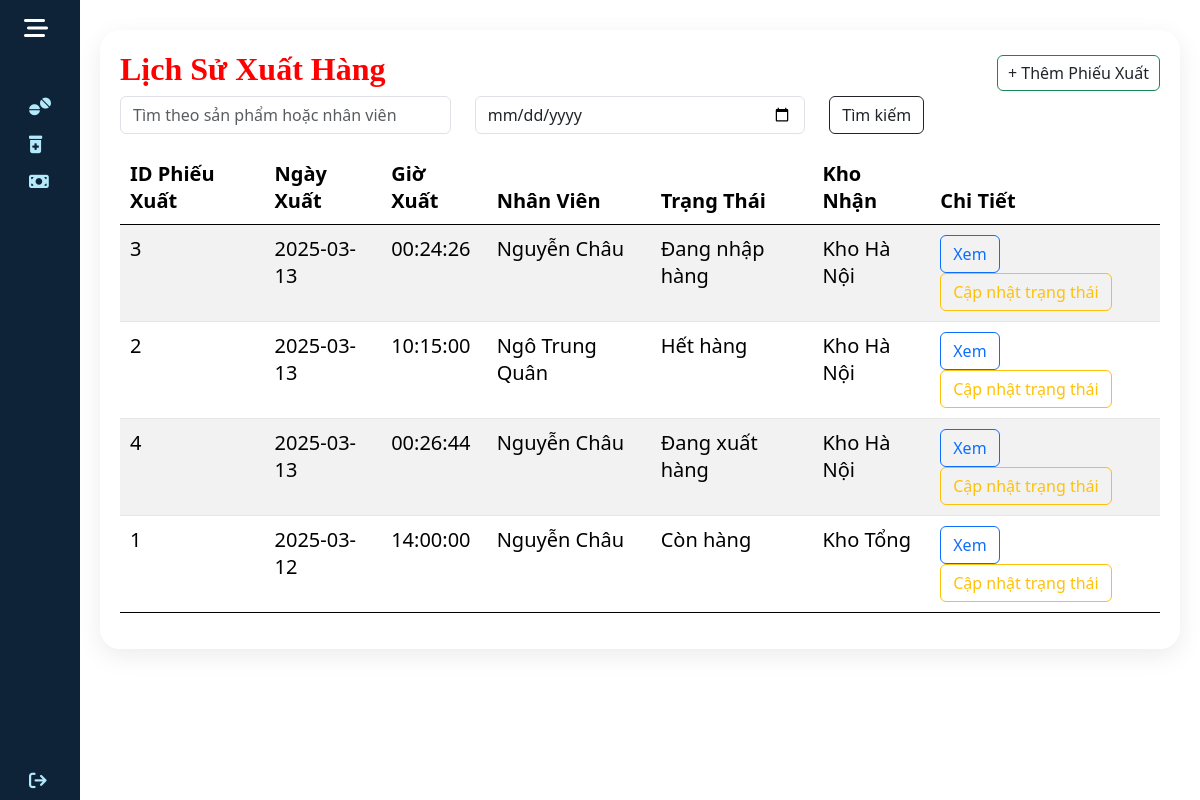
/nhanvien/quan_ly_nhap_xuat/lich_su_xuat.php, run on the app's committed database.
### tables this page shows
CREATE TABLE `phieu_xuat` (
  `PX_ID` int(11) NOT NULL,
  `PX_NgayXuat` date NOT NULL,
  `PX_GioXuat` time NOT NULL,
  `PX_NgayHoanThanh` date NOT NULL,
  `TT_ID` int(11) DEFAULT NULL,
  `NV_ID` int(11) DEFAULT NULL,
  `KHO_ID` int(11) NOT NULL
);

CREATE TABLE `nhan_vien` (
  `NV_ID` int(11) NOT NULL,
  `NV_HoTen` varchar(255) NOT NULL,
  `NV_GioiTinh` varchar(10) NOT NULL,
  `NV_Email` varchar(255) NOT NULL,
  `NV_SDT` varchar(20) NOT NULL,
  `TK_ID` int(11) DEFAULT NULL,
  `KHO_ID` int(11) NOT NULL
);

CREATE TABLE `trang_thai` (
  `TT_ID` int(11) NOT NULL,
  `TT_Ten` varchar(100) NOT NULL
);

CREATE TABLE `kho_hang` (
  `KHO_ID` int(11) NOT NULL,
  `KHO_Ten` varchar(255) NOT NULL,
  `KHO_SoLuong` int(11) NOT NULL,
  `KHO_DienTich` decimal(10,2) NOT NULL,
  `KHO_DiaChi` text NOT NULL,
  `TT_ID` int(11) DEFAULT NULL
);

### nhanvien/quan_ly_nhap_xuat/lich_su_xuat.php (the view, shortened to what this page needs)
<?php
    require_once '../blocks/head.php';
    $servername = "localhost";
    $username = "TK_TenDangNhap";
    $password = "TK_MatKhau";
    $dbname = "qlkhohang";
    $connection = new mysqli($servername, $username, $password, $dbname);
    $search = isset($_GET['search']) ? $_GET['search'] : '';
    $date_filter = isset($_GET['date_filter']) ? $_GET['date_filter'] : '';
    $sql = "SELECT phieu_xuat.PX_ID, phieu_xuat.PX_NgayXuat, phieu_xuat.PX_GioXuat,
    nhan_vien.NV_HoTen, trang_thai.TT_Ten, kho_hang.KHO_Ten
    FROM phieu_xuat
    LEFT JOIN nhan_vien ON phieu_xuat.NV_ID = nhan_vien.NV_ID
    LEFT JOIN trang_thai ON phieu_xuat.TT_ID = trang_thai.TT_ID
    LEFT JOIN kho_hang ON phieu_xuat.KHO_ID = kho_hang.KHO_ID
    WHERE (phieu_xuat.PX_NgayXuat LIKE '%$search%'
    OR nhan_vien.NV_HoTen LIKE '%$search%'
    OR EXISTS (SELECT 1 FROM chi_tiet_phieu_xuat ctpn2
            JOIN san_pham sp ON ctpn2.SP_ID = sp.SP_ID
            WHERE ctpn2.PX_ID = phieu_xuat.PX_ID AND sp.SP_Ten LIKE '%$search%'))";
    $sql .= " GROUP BY phieu_xuat.PX_ID ORDER BY phieu_xuat.PX_NgayXuat DESC";
    $result = $connection->query($sql);
?>
<!DOCTYPE html>
<html>
    <body>
        <div class="wrapper">
            <?php include '../blocks/sidebar.php'; ?>
            <div class="main">
                <div class="tkad">
                    <div class="dstaikhoan">
                        <div class="tktenmuc d-flex justify-content-between align-items-center">
                            <h2>Lịch Sử Xuất Hàng</h2>
                            <a href="xuathang_them.php" class="btn btn-success">+ Thêm Phiếu Xuất</a>
                        </div>
                        <form action="" method="GET" class="search-form">
                            <div class="row">
                                <div class="col">
                                    <input type="text" name="search" class="form-control" placeholder="Tìm theo sản phẩm hoặc nhân viên" value="<?php echo htmlspecialchars($search); ?>">
                                </div>
                                <div class="col">
                                    <input type="date" name="date_filter" class="form-control" value="<?php echo htmlspecialchars($date_filter); ?>">
                                </div>
                                <div class="col">
                                    <button type="submit" class="btn btn-outline-dark">Tìm kiếm</button>
                                </div>
                            </div>
                        </form>
                        <table class="table table-striped mt-3">
                            <thead>
                                <tr>
                                    <td>ID Phiếu Xuất</td>
                                    <td>Ngày Xuất</td>
                                    <td>Giờ Xuất</td>
                                    <td>Nhân Viên</td>
                                    <td>Trạng Thái</td>
                                    <td>Kho Nhận</td>
                                    <td>Chi Tiết</td>
                                </tr>
                            </thead>
                            <tbody>
                                <?php
                                if ($result->num_rows > 0) {
                                    while ($row = $result->fetch_assoc()) {
                                        echo "
                                        <tr>
                                            <td>{$row['PX_ID']}</td>
                                            <td>{$row['PX_NgayXuat']}</td>
                                            <td>{$row['PX_GioXuat']}</td>
                                            <td>{$row['NV_HoTen']}</td>
                                            <td>{$row['TT_Ten']}</td>
                                            <td>{$row['KHO_Ten']}</td>
                                            <td>
                                                <a href='chitiet_xuat.php?PX_ID={$row['PX_ID']}' class='btn btn-outline-primary'>Xem</a>
                                                <a href='capnhat_trang_thai.php?PX_ID={$row['PX_ID']}' class='btn btn-outline-warning'>Cập nhật trạng thái</a>
                                            </td>
                                        </tr>
                                        ";
                                    }
                                } else {
                                    echo "<tr><td colspan='8'>Không có dữ liệu</td></tr>";
                                }
                                ?>
                            </tbody>
                        </table>
                    </div>
                </div>
            </div>
        </div>
    </body>
</html>

### nhanvien/blocks/head.php (shortened to what this page needs)
<head>
    <link href="https://cdn.lineicons.com/4.0/lineicons.css" rel="stylesheet" />
    <link href="https://cdn.jsdelivr.net/npm/bootstrap@5.3.3/dist/css/bootstrap.min.css" rel="stylesheet">
    <link rel="stylesheet" href="../stylead.css">
    <link href="https://cdnjs.cloudflare.com/ajax/libs/font-awesome/6.5.2/css/all.min.css" rel="stylesheet" />
    <link rel="stylesheet" href="https://cdn.jsdelivr.net/npm/bootstrap@5.3.3/dist/css/bootstrap.min.css">
</head>

### nhanvien/blocks/sidebar.php (shortened to what this page needs)
<aside id="sidebar">
    <div class="d-flex">
        <button class="toggle-btn" type="button">
            <i class="fa-solid fa-bars-staggered"></i>
        </button>
    </div>
    <ul class="sidebar-nav">
        <li class="sidebar-item"><a href="/qlkhohang/nhanvien/san_pham/sp.php" class="sidebar-link"><i class="fa-solid fa-tablets"></i><span>Sản Phẩm</span></a></li>
        <li class="sidebar-item"><a href="/qlkhohang/nhanvien/quan_ly_nhap_xuat/lich_su_nhap.php" class="sidebar-link"><i class="fa-solid fa-prescription-bottle-medical"></i><span>Nhập Hàng</span></a></li>
        <li class="sidebar-item"><a href="/qlkhohang/nhanvien/quan_ly_nhap_xuat/lich_su_xuat.php" class="sidebar-link"><i class="fa-solid fa-money-bill"></i><span>Xuất Hàng</span></a></li>
    </ul>
    <div class="sidebar-footer">
        <a href="/qlkhohang/login.php" class="sidebar-link"><i class="fa-solid fa-arrow-right-from-bracket"></i> <span>Đăng Xuất</span></a>
    </div>
</aside>

### nhanvien/stylead.css (style rules this page uses)
* { margin: 0; padding: 0; box-sizing: border-box; }
.tkad { position: relative; width: 100%; padding: 20px; display: grid; grid-gap: 30px; margin-top: 10px; }
.tkad .dstaikhoan { position: relative; display: grid; min-height: 500px; background: var(--white); padding: 20px; box-shadow: 0 7px 25px rgba(0, 0, 0, 0.08); border-radius: 20px; }
.tkad .tktenmuc { display: flex; justify-content: space-between; align-items: flex-start; }
.tktenmuc h2 { font-family: 'Times New Roman', Times, serif; font-weight: 600; color: red; }
.tktenmuc .btn { position: relative; padding: 5px 10px; background: var(--blue); text-decoration: none; color: var(--white); border-radius: 6px; }
.tkad table { width: 100%; border-collapse: collapse; margin-top: 10px; }
.tkad table thead td { font-weight: 600; }
.tkad .dstaikhoan table tr { color: var(--black1); border-bottom: 1px solid rgba(0, 0, 0, 0.1); }
.tkad .dstaikhoan table tr:last-child { border-bottom: none; }
.tkad .dstaikhoan table tr td { padding: 10px; font-size: 20px; }
a { text-decoration: none; }
li { list-style: none; }
body { font-family: 'Poppins', sans-serif; }
.wrapper { display: flex; }
.main { display: flex; flex-direction: column; min-height: 100vh; width: 100%; overflow: hidden; transition: all 0.35s ease-in-out; background-color: #fff; min-width: 0; }
#sidebar { width: 70px; min-width: 80px; z-index: 1000; transition: all .25s ease-in-out; background-color: #0e2238; display: flex; flex-direction: column; }
.toggle-btn { background-color: transparent; cursor: pointer; border: 0; padding: 1rem 1.5rem; }
.toggle-btn i { font-size: 1.5rem; color: #FFF; }
.sidebar-nav { padding: 2rem 0; flex: 1 1 auto; }
.sidebar-link { text-decoration: none; }
a.sidebar-link { padding: .625rem 1.625rem; color: #b3e9fb; display: block; font-size: 0.9rem; white-space: nowrap; border-left: 3px solid transparent; font-size: 20px; font-weight: bold; }
.sidebar-link i, .dropdown-item i { font-size: 1.1rem; margin-right: .75rem; }
.sidebar-item { position:relative; }

### data on the page
phieu_xuat: PX_ID "3", PX_NgayXuat "2025-03-13", PX_GioXuat "00:24:26", NV_ID.NV_HoTen "Nguyễn Châu", TT_ID.TT_Ten "Đang nhập hàng", KHO_ID.KHO_Ten "Kho Hà Nội"
phieu_xuat: PX_ID "2", PX_NgayXuat "2025-03-13", PX_GioXuat "10:15:00", NV_ID.NV_HoTen "Ngô Trung Quân", TT_ID.TT_Ten "Hết hàng", KHO_ID.KHO_Ten "Kho Hà Nội"
phieu_xuat: PX_ID "4", PX_NgayXuat "2025-03-13", PX_GioXuat "00:26:44", NV_ID.NV_HoTen "Nguyễn Châu", TT_ID.TT_Ten "Đang xuất hàng", KHO_ID.KHO_Ten "Kho Hà Nội"
phieu_xuat: PX_ID "1", PX_NgayXuat "2025-03-12", PX_GioXuat "14:00:00", NV_ID.NV_HoTen "Nguyễn Châu", TT_ID.TT_Ten "Còn hàng", KHO_ID.KHO_Ten "Kho Tổng"
